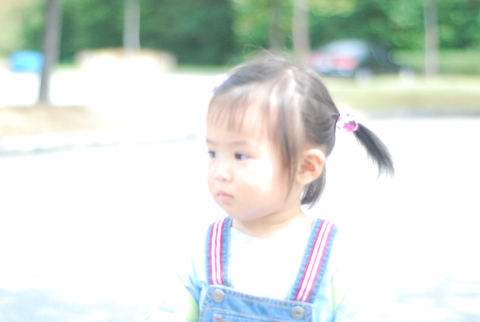
#> input picture 7_CV/Images/bright.jpg, 480 x 322 px
$ jupyter execute ex_hist_norm03.ipynb
#> lines starting #> are read from the running program, lines starting #| are printed output that depends on the picture
### 7_CV/cv_utils.py
## ============================================================
## 이미지 처리 공통 함수들
## ============================================================

## 모듈 로딩
import cv2
import os
import matplotlib.pyplot as plt
# import koreanize_matplotlib
import numpy as np
import matplotlib.cm as cm
import sys
import matplotlib.pyplot as plt
import numpy as np
import matplotlib.pyplot as plt
import numpy as np


import matplotlib.pyplot as plt
import numpy as np

# [82 lines left out: functions printPlots, printPlotImage, printDistance, not called in this run]

### 7_CV/Day05/ex_hist_norm03.ipynb
### [ 히스토그램과 대비제한적응형평탄화 ] <hr>

- 이미지의 조명에 따른 부분 부분 밝기 차이가 큰 경우 진행하는 평탄화
- 일정 크기의 블록(기: 8*8)으로 나눈 후 블록 단위 평탄화 진행=> 적응형 히스토그램 평탄화(AHE)
    - 단점: 고대비 문제를 해결하기 위한 방식
- 적응형 히스토그램 평탄화(AHE)의 단점을 해결하기 위한 방법=> 대비 제한 적응형 히스토그램 평탄화(CLAHE)
    - 단점: 최적의 파라메터 값 찾기


[cell 1]
## --------------------------
## 모듈 로딩
## --------------------------

import cv2
import os
import matplotlib.pyplot as plt
import koreanize_matplotlib
import numpy as np
import matplotlib.cm as cm
import sys
sys.path.append(r"C:\KDT14\7_CV")
import cv_utils
import importlib
import cv_utils

importlib.reload(cv_utils)

from cv_utils import printPlotImage
importlib.reload(cv_utils)

from cv_utils import printPlotImage

[cell 2]
import importlib
import cv_utils

importlib.reload(cv_utils)

from cv_utils import printPlotImage
importlib.reload(cv_utils)

from cv_utils import printPlotImage

[cell 3]
#--①이미지 읽어서 YUV 컬러스페이스로 변경
img = cv2.imread('../Images/bright.jpg')
#> img is the input picture: shape (322, 480, 3); mean B, G, R 216.5, 222.7, 215.1
img_yuv = cv2.cvtColor(img, cv2.COLOR_BGR2YUV)
#> img_yuv: shape (322, 480, 3); mean of channels 0, 1, 2 219.7, 126.4, 123.9

#--② 밝기 채널에 대해서 이퀄라이즈 적용
img_eq = img_yuv.copy()
img_eq[:,:,0] = cv2.equalizeHist(img_eq[:,:,0])
#> img_eq: shape (322, 480, 3); mean of channels 0, 1, 2 156.4, 126.4, 123.9
img_eq = cv2.cvtColor(img_eq, cv2.COLOR_YUV2BGR)
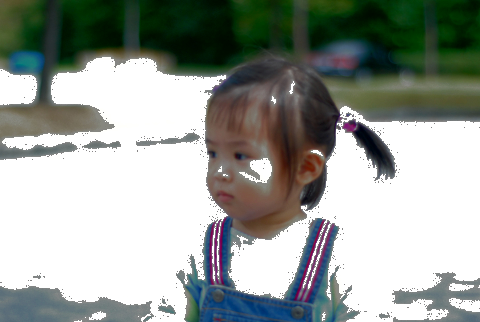
#> img_eq: shape (322, 480, 3); mean B, G, R 153.4, 159.4, 153.2

#--③ 밝기 채널에 대해서 CLAHE 적용
img_clahe = img_yuv.copy()
clahe = cv2.createCLAHE(clipLimit=3.0, tileGridSize=(8,8)) #CLAHE 생성
img_clahe[:,:,0] = clahe.apply(img_clahe[:,:,0])           #CLAHE 적용
#> img_clahe: shape (322, 480, 3); mean of channels 0, 1, 2 203.9, 126.4, 123.9
img_clahe = cv2.cvtColor(img_clahe, cv2.COLOR_YUV2BGR)
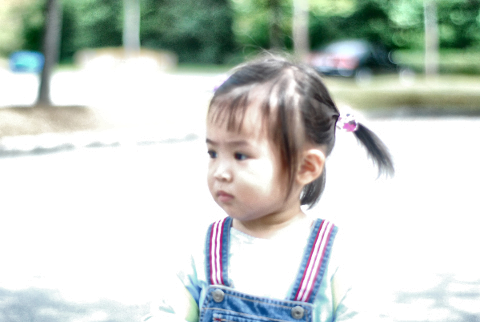
#> img_clahe: shape (322, 480, 3); mean B, G, R 200.7, 206.9, 199.2

#--④ 결과 출력
cv2.imshow('Before', img)
cv2.imshow('CLAHE', img_clahe)
cv2.imshow('equalizeHist', img_eq)
cv2.waitKey(1000)
cv2.destroyAllWindows()

[cell 4]
#--① 이미지 읽어서 YUV 컬러스페이스로 변경
img = cv2.imread('../Images/bright.jpg')

img_yuv = cv2.cvtColor(img, cv2.COLOR_BGR2YUV)

#--② 밝기 채널에 대해서 이퀄라이즈 적용
img_eq = img_yuv.copy()
img_eq[:, :, 0] = cv2.equalizeHist(img_eq[:, :, 0])
img_eq = cv2.cvtColor(img_eq, cv2.COLOR_YUV2BGR)

#--③ 밝기 채널에 대해서 CLAHE 적용
img_clahe = img_yuv.copy()
clahe = cv2.createCLAHE(
    clipLimit=3.0,
    tileGridSize=(8, 8)
)

img_clahe[:, :, 0] = clahe.apply(img_clahe[:, :, 0])
img_clahe = cv2.cvtColor(img_clahe, cv2.COLOR_YUV2BGR)

#--④ matplotlib 출력용 BGR -> RGB 변환
img_rgb = cv2.cvtColor(img, cv2.COLOR_BGR2RGB)
img_eq_rgb = cv2.cvtColor(img_eq, cv2.COLOR_BGR2RGB)
img_clahe_rgb = cv2.cvtColor(img_clahe, cv2.COLOR_BGR2RGB)


#--⑤ 결과 출력
titles_ = ['Before', 'CLAHE', 'equalizeHist']
plots_ = []
images_ = [img_rgb, img_clahe_rgb, img_eq_rgb]
cmap_ = [None]
printPlotImage(1, 3, titles_, plots_, images_, cmap_)
#> in printPlotImage, `datas = images + plots`: datas = 3 items
#> in printPlotImage, `flags = ['i' for _ in range(len(images))] + ['p' for _ in range(len(pl..`: flags = ['i', 'i', 'i']
#> the loop in printPlotImage, `for ax, title, data, flag, cmap in zip(axes, titles, datas, flags, cma..` made 3 passes
#> in printPlotImage, `plt.show()`:
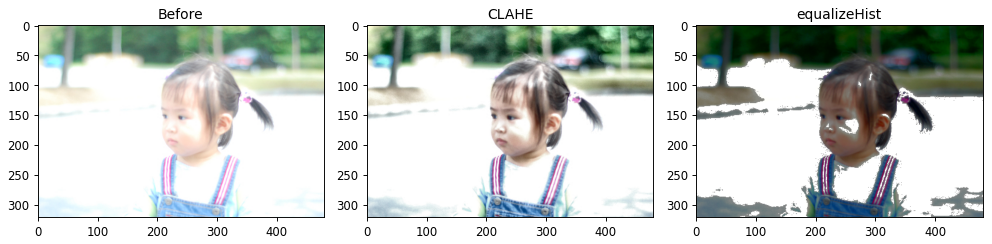
#> figure drawn by matplotlib, 3 panels

$ run again, with 7_CV/Images/abi_cat.jpg copied over 7_CV/Images/bright.jpg
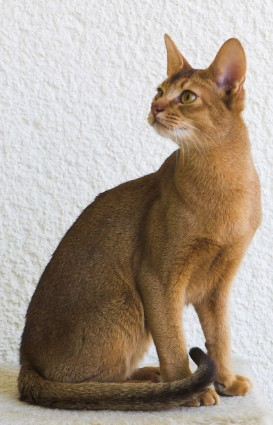
#> input picture 7_CV/Images/abi_cat.jpg, 273 x 425 px
#> img is the input picture: shape (425, 273, 3); mean B, G, R 143.2, 156.7, 170.3
#> img_yuv: shape (425, 273, 3); mean of channels 0, 1, 2 159.2, 120.1, 137.7
#> `img_clahe = cv2.cvtColor(img_clahe, cv2.COLOR_YUV2BGR)`:
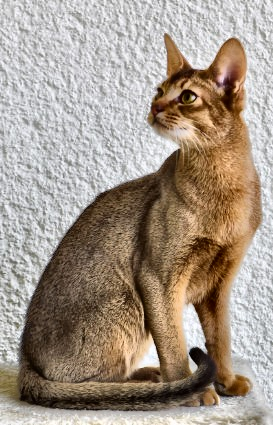
#> img_clahe: shape (425, 273, 3); mean B, G, R 137, 150.5, 164.1
#> datas = 3 items
#> flags = ['i', 'i', 'i']
#> the loop in printPlotImage, `for ax, title, data, flag, cmap in zip(axes, titles, datas, flags, cma..` made 3 passes
#> in printPlotImage, `plt.show()`:
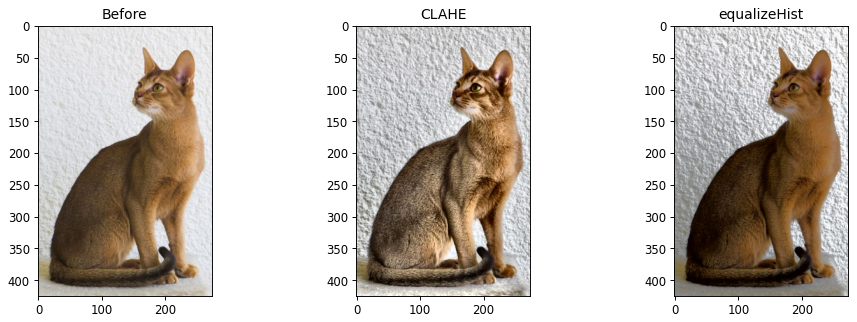
#> figure drawn by matplotlib, 3 panels
